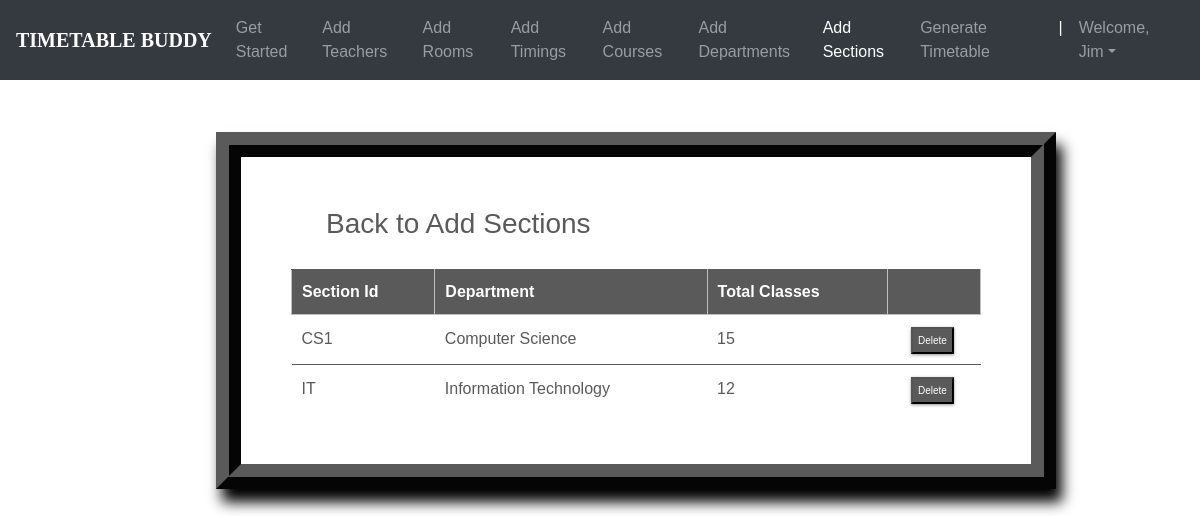
/sections_list/ (signed in), run on the app's committed database.
### ttgen/models.py (models this page shows, shortened)
class Section(models.Model):
    section_id = models.CharField(max_length=25, primary_key=True)
    department = models.ForeignKey(Department, on_delete=models.CASCADE)
    num_class_in_week = models.IntegerField(default=0)
    course = models.ForeignKey(Course, on_delete=models.CASCADE, blank=True, null=True)
    meeting_time = models.ForeignKey(MeetingTime, on_delete=models.CASCADE, blank=True, null=True)
    room = models.ForeignKey(Room, on_delete=models.CASCADE, blank=True, null=True)
    instructor = models.ForeignKey(Instructor, on_delete=models.CASCADE, blank=True, null=True)

class Department(models.Model):
    dept_name = models.CharField(max_length=50)
    courses = models.ManyToManyField(Course)
    def __str__(self):
        return self.dept_name

### ttgen/views.py (the view)
# urls.py: path('sections_list/', views.section_list, name='editsection'),
@login_required
def section_list(request):
    context = {
        'sections': Section.objects.all()
    }
    return render(request, 'seclist.html', context)

### templates/seclist.html (shortened to what this page needs)
<!DOCTYPE html>
<html lang="en">
<head>
	<link rel="stylesheet" href="https://maxcdn.bootstrapcdn.com/bootstrap/4.0.0/css/bootstrap.min.css">
    <link rel="stylesheet" type="text/css" href="static/css/index.css">
</head>
<body>
        <header>
			<nav class="navbar navbar-expand-md navbar-dark fixed-top bg-dark">
                <a class="navbar-brand" href="#"><b>TIMETABLE BUDDY</b></a>
                <div class="collapse navbar-collapse" id="navbarCollapse">
                    <ul class="navbar-nav ml-auto">
                    <li class="nav-item">
                        <a class="nav-link" href="{% url 'admindash' %}">Get Started</a>
                    </li>
                    <li class="nav-item">
                        <a class="nav-link" href="{% url 'addInstructors' %}">Add Teachers</a>
                    </li>
                    <li class="nav-item">
                        <a class="nav-link" href="{% url 'addRooms' %}">Add Rooms</a>
                    </li>
                    <li class="nav-item">
		                <a class="nav-link" href="{% url 'addTimings' %}">Add Timings</a>
		            </li>
                    <li class="nav-item">
                        <a class="nav-link" href="{% url 'addCourses' %}">Add Courses</a>
                    </li>
                    <li class="nav-item">
			            <a class="nav-link" href="{% url 'addDepts' %}">Add Departments</a>
		            </li>
                    <li class="nav-item active">
			            <a class="nav-link" href="{% url 'addSections' %}">Add Sections</a>
		            </li>
                    <li class="nav-item">
			            <a class="nav-link" href="{% url 'generate' %}">Generate Timetable</a>
		            </li>
                    <li class="nav-item active">
			            <a class="nav-link">|</a>
		            </li>
                    <li class="nav-item dropdown">
		                <a class="nav-link dropdown-toggle" href="#" id="dropdown03" data-toggle="dropdown" aria-haspopup="true" aria-expanded="false">Welcome, {{ user.first_name }}</a>
		            </li>
                    </ul>
                </div>
            </nav>
        </header>
        <br><br>
    {% block content %}
{% load static %}
<fieldset class="fieldset">
    <a href="{% url 'addSections'%}"><h1 class="tablink" onclick="openPage('new')" id="defaultOpen">Back to Add Sections</h1></a>
    <div class="tabcontent" id="edit">
        <table class="table1">
            <thead>
            <tr class="table-headers">
            <th>Section Id</th>
            <th>Department</th>
            <th>Total Classes</th>
            <th  class="empty"></th>
            </tr>
            </thead>
            <tbody>
            {% for sec in sections %}
            <tr>
             <td>{{sec.section_id}}</td>
             <td>{{sec.department}}</td>
             <td>{{sec.num_class_in_week }}</td>
             <td class="empty">
                <form action="{% url 'deletesection' sec.section_id %}" method="post">
                        <input type="submit" value="Delete" class="cross">
                </form>
             </td>
             </tr>
            {% endfor %}
            </tbody>
        </table>
    </div>
</fieldset>
{% endblock %}

### static/css/index.css (style rules this page uses)
body { padding-top: 3rem; padding-bottom: 3rem; color: #5a5a5a; font-family: 'Poppins', sans-serif; overflow-x: hidden; }
nav { font-family: sans-serif; }
.navbar-brand { font-size: 20px; font-family: Georgia, 'Times New Roman', Times, serif; }

### templates/seclist.html (style rules this page uses)
nav { font-family: sans-serif; }
.navbar-brand { font-size: 20px; font-family: Georgia, 'Times New Roman', Times, serif; }
* { margin: 0; padding: 0; box-sizing: border-box; }
html { scroll-behavior: smooth; }
a { text-decoration:none; }
form { margin-top: 3%; margin-left: 18%; margin-right: 12%; }
fieldset h1 { color: #5a5a5a; padding-bottom: 20px; margin-left: 35px; display: inline-block; cursor: pointer; font-size: 28px; }
fieldset input { padding:8px; color: #938c8c }
.table2 td, th { border: 1px solid rgb(190,190,190); padding: 10px 20px; }
.table1 { width: 100%; border-collapse: collapse; text-align: left; overflow: hidden; }
.table1 td, th { border-top: 1px solid #5a5a5a; padding: 10px; }
.table1 th { background-color: #5a5a5a; color: #fff; }
.cross { font-size:10px; box-shadow: 0px 1px 3px 0px #9e9292; padding: 4px 5px; color: #fff; background-color: #5a5a5a; cursor: pointer; }
.fieldset { margin-top: 3%; margin-left: 18%; margin-right: 12%; padding: 50px; border-width: 25px; border-style: ridge; border-color: #5a5a5a; box-shadow: 6px 13px 13px 0px black; background-color: #fff; }

### data on the page
Section: section_id "CS1", department "Computer Science", num_class_in_week "15"
Section: section_id "IT", department "Information Technology", num_class_in_week "12"

### other printed values
{{ user.first_name }} "Jim"
